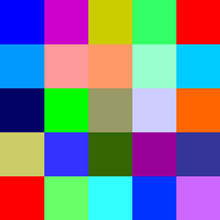
#> input picture testingDocumentsCV/img/Color-Test.jpg, 220 x 220 px, given in place of the camera
$ python opencv-color.py
#> lines starting #> are read from the running program, lines starting #| are printed output that depends on the picture; after the words box and inside, x2 and y2 are one past the last pixel; in counts of white or black regions, pixels touching at a corner belong together
import cv2
import numpy as np

cap = cv2.VideoCapture(0)

while True:
    _, frame = cap.read()
#> frame is the input picture: shape (220, 220, 3); mean B, G, R 140.8, 126.5, 124.5
    hsv = cv2.cvtColor(frame, cv2.COLOR_BGR2HSV)
#> hsv: shape (220, 220, 3); mean H, S, V 75.9, 199.8, 223.5

    lowerRed = np.array([50,100,200])
    upperRed = np.array([255,255,255])

    mask = cv2.inRange(hsv, lowerRed, upperRed)
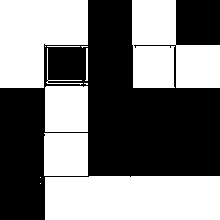
#> mask: shape (220, 220); 47.9% white; 13 white regions (5 under 20 px), largest, box (x1, y1, x2, y2) and area: (45, 176, 220, 220) 7655, (0, 0, 88, 88) 5851, (132, 0, 220, 88) 5593

    res = cv2.bitwise_and(frame, frame, mask=mask)
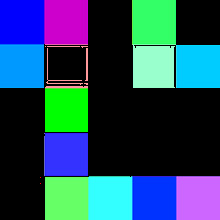
#> res: shape (220, 220, 3); mean B, G, R 95.4, 72.5, 33.9

    cv2.imshow("res",res)
    cv2.imshow("mask",mask)
    cv2.imshow("framwe",frame)

    cv2.waitKey(1)

$ run again, on testingDocumentsCV/img/hippocrates.jpg
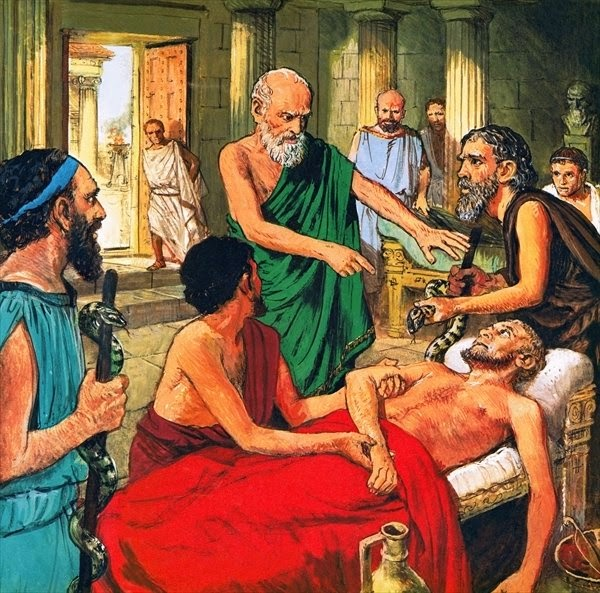
#> input picture testingDocumentsCV/img/hippocrates.jpg, 600 x 593 px, given in place of the camera
#> frame is the input picture: shape (593, 600, 3); mean B, G, R 69.5, 97.7, 140.3
#> hsv: shape (593, 600, 3); mean H, S, V 38.4, 143.2, 149.7
#> `mask = cv2.inRange(hsv, lowerRed, upperRed)`:
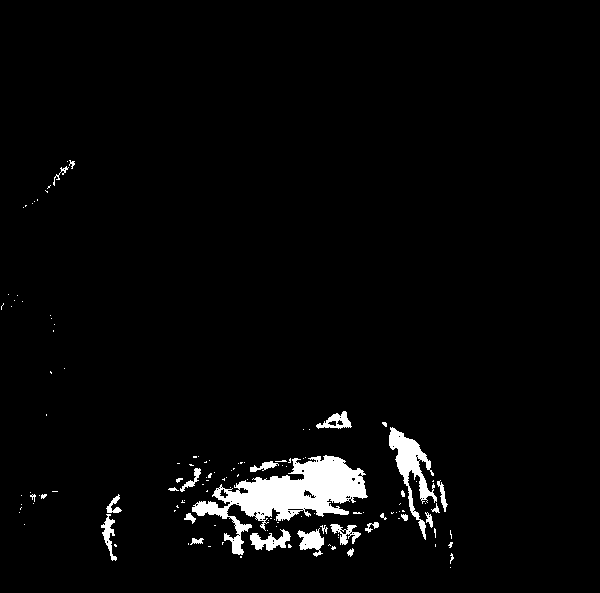
#> mask: shape (593, 600); 3.1% white; 128 white regions (100 under 20 px), largest, box (x1, y1, x2, y2) and area: (192, 455, 368, 555) 6345, (389, 427, 437, 540) 1619, (250, 529, 291, 551) 442
#> `res = cv2.bitwise_and(frame, frame, mask=mask)`:
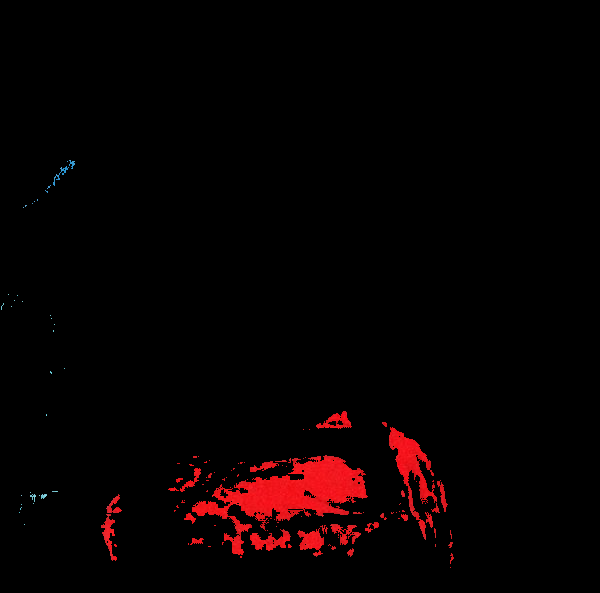
#> res: shape (593, 600, 3); mean B, G, R 1, 0.8, 7.3
